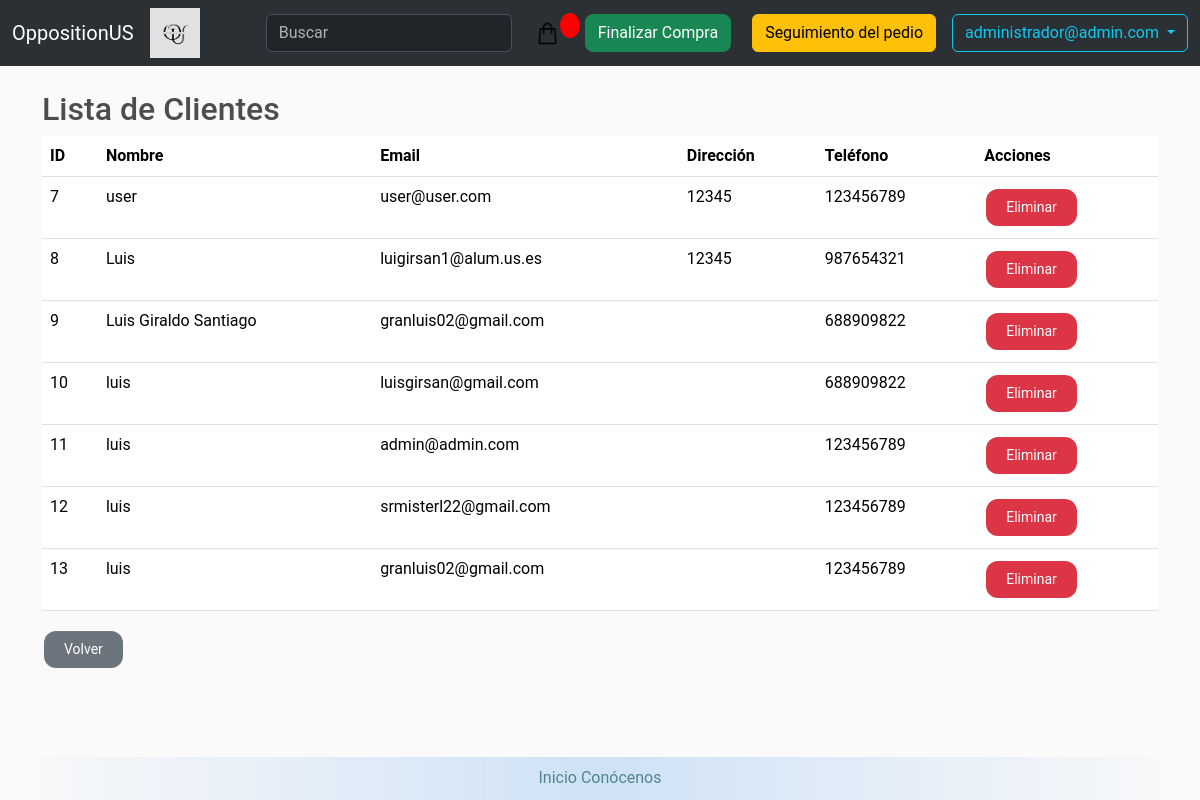
Page /list_customers/ (signed in) on the committed database.
### store/models.py (models this page shows, shortened)
class OppositionUser(AbstractBaseUser, PermissionsMixin):
    email = models.EmailField(verbose_name='email', max_length=60, unique=True)
    date_joined = models.DateTimeField(verbose_name='date joined', auto_now_add=True)
    last_login = models.DateTimeField(verbose_name='last login', auto_now=True)
    is_admin = models.BooleanField(default=False)
    is_active = models.BooleanField(default=True)
    is_staff = models.BooleanField(default=False)
    is_superuser = models.BooleanField(default=False)
    USERNAME_FIELD = 'email'
    REQUIRED_FIELDS = []
    objects = OppositionUserManager()
    def __str__(self):
        return self.email
    class Meta:
        verbose_name = 'User'
        verbose_name_plural = 'Users'
        ordering = ['-date_joined']

class Customer(models.Model):
    user = models.OneToOneField(OppositionUser, null=True, blank=True, on_delete = models.CASCADE)
    name = models.CharField(max_length=200 , null=False, blank=False)
    email = models.EmailField(max_length=200 , null=True, blank=False)
    adress = models.CharField(max_length=200 , null=False, blank=False)
    phone = models.IntegerField(null=False, blank=False, validators=[MaxValueValidator(999999999), MinValueValidator(100000000)])
    admin = models.BooleanField(default=False)

### store/views.py (the view)
# urls.py: path('list_customers/', views.list_customers, name='list_customers'),
@login_required
def list_customers(request):
    customer = Customer.objects.get(user=request.user)
    if not customer.admin:
        return redirect('store')
    customers = Customer.objects.exclude(user=request.user)
    context = {'customers': customers}
    return render(request, 'store/list_customers.html', context)

### store/templates/store/list_customers.html (shortened to what this page needs)
{% extends 'store/main.html' %}
{% block content %}
<h2>Lista de Clientes</h2>
<table class="table">
    <thead>
        <tr>
            <th>ID</th>
            <th>Nombre</th>
            <th>Email</th>
            <th>Dirección</th>
            <th>Teléfono</th>
            <th>Acciones</th>
        </tr>
    </thead>
    <tbody>
        {% for customer in customers %}
        <tr>
            <td>{{ customer.id }}</td>
            <td>{{ customer.name }}</td>
            <td>{{ customer.email }}</td>
            <td>{{ customer.adress }}</td>
            <td>{{ customer.phone }}</td>
            <td>
                <form method="post" action="{% url 'delete_customer' customer.id %}" style="display:inline;">
                    <button type="submit" class="btn btn-danger btn-sm">Eliminar</button>
                </form>
            </td>
        </tr>
        {% endfor %}
    </tbody>
</table>
<a href="{% url 'store' %}" class="btn btn-secondary">Volver</a>
{% endblock %}

### store/templates/store/main.html (shortened to what this page needs)
<!DOCTYPE html>
{% load static %}
<html>
    <head>
        <link rel="stylesheet" type="text/css" href="{% static 'css/main.css' %}">
        <link href="https://cdn.jsdelivr.net/npm/bootstrap@5.3.2/dist/css/bootstrap.min.css" rel="stylesheet">
        <link rel="stylesheet" type="text/css" href="{% static 'css/main.css' %}">
    </head>
     <body>
        <nav class="navbar navbar-expand-lg bg-primary bg-body-tertiary" data-bs-theme="dark">
          <div class="container-fluid">
            <a class="navbar-brand" href="{% url 'store' %}">OppositionUS</a>
            <img src="{% static 'images/OppositionUS.png' %}" alt="Logo de la empresa" style="height: 50px; margin-right: 10px;">
            <div class="collapse navbar-collapse" id="navbarSupportedContent">
              <form class="d-flex" action="/store" method="get" role="search">
                <input class="form-control me-2" type="search" placeholder="Buscar" aria-label="Search" name="q">
              </form>
              <a href="{% url 'cart' %}">
                  <img id="cart-icon" src="{% static 'images/cart.png' %}">
              </a>
              <p id="cart-total">{{ cartItems }}</p>
              <a  style="float:right; margin:5px;" class="btn btn-success rounded-3" href="{% url 'checkout' %}">Finalizar Compra</a>
              <a href="{% url 'track_orders' %}" class="btn btn-warning ms-lg-3 rounded-2">Seguimiento del pedio</a>
              {% if not user.is_authenticated %}
                  <a href="{% url 'login' %}"class="btn btn-warning ms-lg-3 rounded-2">Iniciar Sesión</a>
              {% else %}
                  <div class="dropdown">
                      <button class="btn btn-outline-info dropdown-toggle ms-lg-3 rounded-2" type="button" id="dropdownMenuButton" data-bs-toggle="dropdown" aria-expanded="false">
                          {{user.email}}
                      </button>
                  </div>
              {% endif %}
            </div>
          </div>
        </nav>
        <main class="flex-shrink-0">
          <div class="container">
                <br>
                {% block content %}
                {% endblock content %}
          </div>
        </main>
        <footer>
            <a href="/">Inicio</a>
            <a href="/about">Conócenos</a>
        </footer>
    </body>
</html>

### static/css/main.css (style rules this page uses)
body { background-color: hsl(0, 0%, 98%); font-family: 'Roboto', 'Helvetica Neue', Arial, sans-serif; display: flex; flex-direction: column; min-height: 100vh; }
h1,h2,h3,h4,h5,h6 { color:hsl(0, 0%, 30%); }
#cart-icon { width:25px; display: inline-block; margin-left: 15px; }
#cart-total { display: block; text-align: center; color:#fff; background-color: red; width: 20px; height: 25px; border-radius: 50%; font-size: 14px; }
.btn { border-radius: 0; }
.btn-secondary { border: none; padding: 8px 20px; text-align: center; text-decoration: none; display: inline-block; font-size: 14px; margin: 4px 2px; cursor: pointer; transition-duration: 0.4s; border-radius: 12px; }
.btn-danger { border: none; padding: 8px 20px; text-align: center; text-decoration: none; display: inline-block; font-size: 14px; margin: 4px 2px; cursor: pointer; transition-duration: 0.4s; border-radius: 12px; }
main { padding-bottom: 100px; }
footer { position: fixed; left: 0; bottom: 0; width: 100%; background: rgb(255,255,255); background: linear-gradient(90deg, rgba(255,255,255,0) 0%, rgba(197,220,245,0.8225490879945728) 50%, rgba(255,255,255,0) 100%); color: white; text-align: center; margin-top: auto; padding: 0.6em; }
footer a { color: #4f868c; text-decoration: none; }
.form-control { width: 100%; }

### rows in the picture
OppositionUser: email "administrador@admin.com"
Customer: id "7", name "user", email "user@user.com", adress "12345", phone "123456789"
Customer: id "8", name "Luis", email "luigirsan1@alum.us.es", adress "12345", phone "987654321"
Customer: id "9", name "Luis Giraldo Santiago", email "granluis02@gmail.com", phone "688909822"
Customer: id "10", name "luis", email "luisgirsan@gmail.com", phone "688909822"
Customer: id "11", name "luis", email "admin@admin.com", phone "123456789"
Customer: id "12", name "luis", email "srmisterl22@gmail.com", phone "123456789"
Customer: id "13", name "luis", email "granluis02@gmail.com", phone "123456789"
